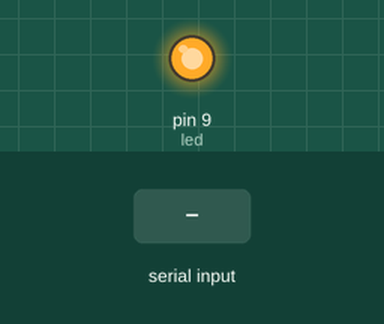
Recording of a sketch running on a simulated Arduino Uno, built with avr-gcc and run on an emulated ATmega328P. On the bench: output pins drawn as LEDs (lit = HIGH). The test bench sets the inputs (shaded band).

Above: at 1.2 s.
1.3 s: "90,45\n" received over Serial
At 2.9 s:
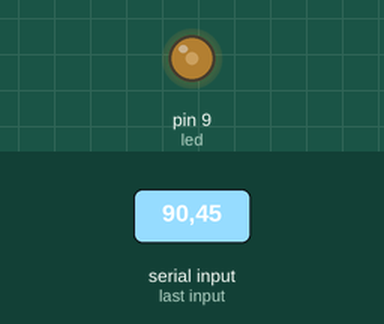
3.8 s: "200\n" received over Serial
At 6.0 s:
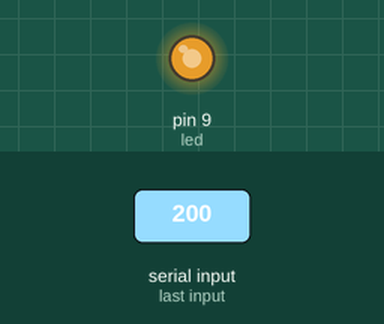
6.3 s: "90\n" received over Serial
At 7.8 s:
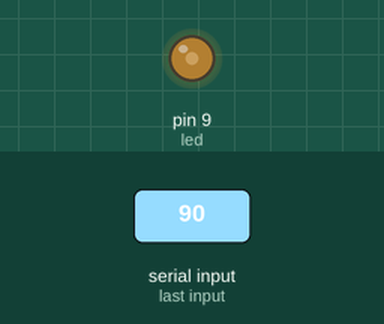
Timing chart, 0 to 9.3 s (numbered marks = the images above; inputs shaded):
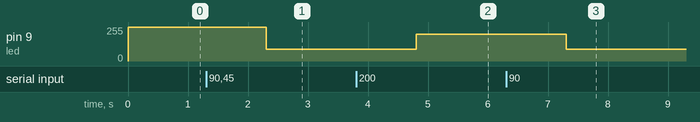

The sketch:

PWMLEDControl.ino
```cpp
int led = 9;
int potentiometer = A0;
int sensorValue;
float temp;
int value = 255;
String input;

void setup() {
  Serial.begin(9600);
  pinMode(led, OUTPUT);

}
void loop() {
  if (Serial.available()) {
    input = Serial.readString();
    value = input.toInt();
  }
    analogWrite(led, value);
//    digitalWrite(led, HIGH);

}
```

Measured:
- after the input at 1.3 s, pin 9 (led): 255/255 → 90/255 after 1.0 s
- after the input at 3.8 s, pin 9 (led): 90/255 → 200/255 after 1.0 s
- after the input at 6.3 s, pin 9 (led): 200/255 → 90/255 after 1.0 s
